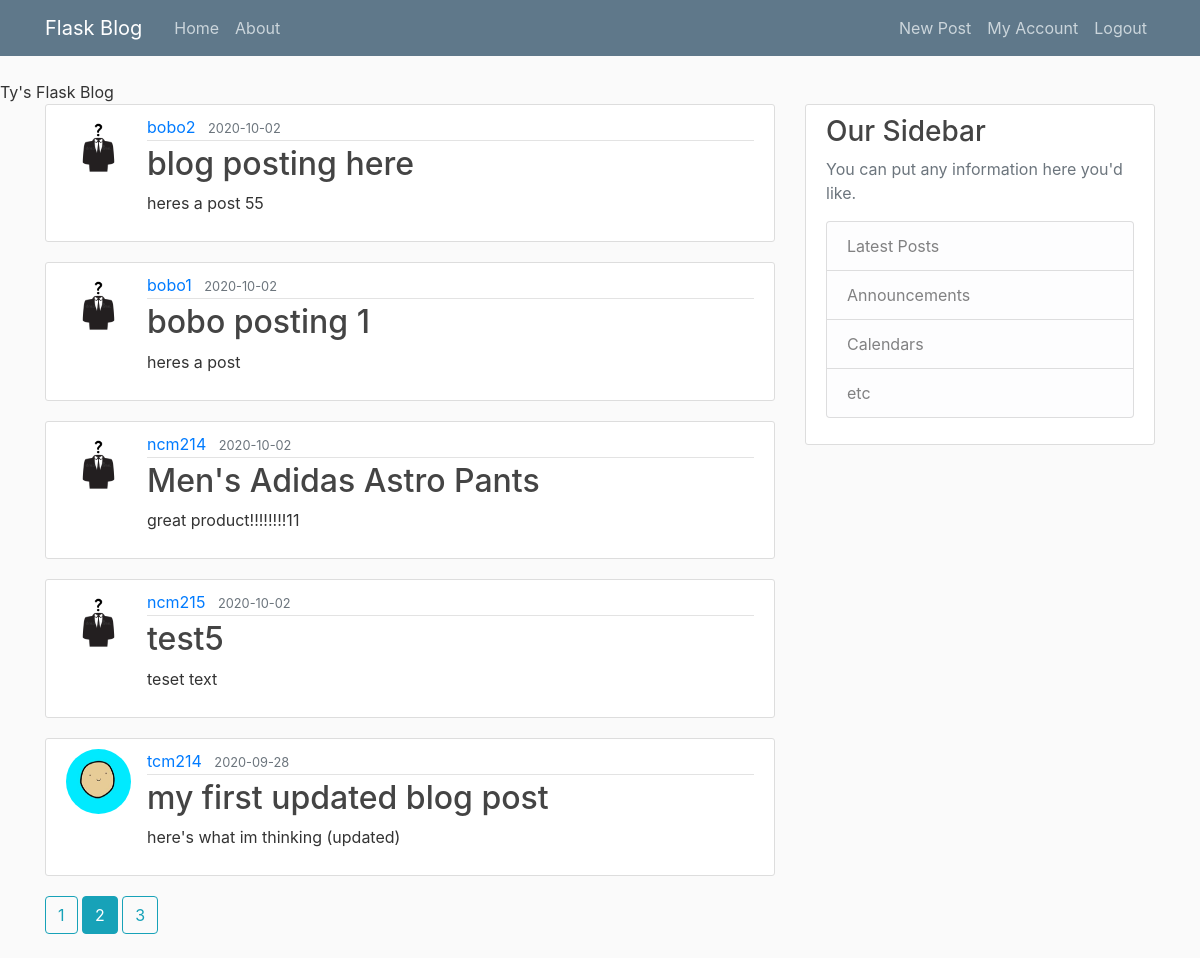
Screenshot of /home?page=2 (signed in) with the database file from the repository.
### flask_project/models.py (models this page shows, shortened)
class Post(db.Model):
	id = db.Column(db.Integer, primary_key=True)
	title = db.Column(db.String(80), nullable=False)
	date_posted = db.Column(db.DateTime, nullable=False, default=datetime.utcnow)
	content = db.Column(db.Text, nullable=False)
	user_id = db.Column(db.Integer, db.ForeignKey('user.id'), nullable=False)

class User(db.Model, UserMixin):
	id = db.Column(db.Integer, primary_key=True)
	username = db.Column(db.String(20), unique=True, nullable=False)
	email = db.Column(db.String(120), unique=True, nullable=False)
	image_file = db.Column(db.String(20), nullable=False, default='default.jpg')
	password = db.Column(db.String(60), nullable=False)
	posts = db.relationship('Post', backref='author', lazy=True)

### flask_project/routes.py (the view)
@app.route("/")
@app.route("/home")
def home():
	page = request.args.get('page', 1, type=int)
	posts = Post.query.order_by(Post.date_posted.desc()).paginate(page=page, per_page=5)
	return render_template("home.html", posts=posts)

### flask_project/models.py (called while the page is built)
@login_manager.user_loader
def load_user(user_id):
	return User.query.get(int(user_id))

### flask_project/templates/home.html
{% extends "layout.html" %}
{% block content %}
	{% for post in posts.items %}
		<article class="media content-section">
    <img class="rounded-circle article-img" src="{{ url_for('static', filename='profile_pics/' + post.author.image_file) }}">
      <div class="media-body">
        <div class="article-metadata">
          <a class="mr-2" href="#">{{ post.author.username }}</a>
          <small class="text-muted">{{ post.date_posted.strftime('%Y-%m-%d') }}</small>
        </div>
        <h2><a class="article-title" href="{{ url_for('post', post_id=post.id) }}">{{ post.title }}</a></h2>
        <p class="article-content">{{ post.content }}</p>
      </div>
    </article>
	{% endfor %}
  {% for page_num in posts.iter_pages(left_edge=1, right_edge=1, left_current=1, right_current=2) %}
    {% if page_num %}
      {% if posts.page == page_num %}
        <a class="btn btn-info mb-4"href="{{ url_for('home', page=page_num) }}">{{ page_num }}</a>
      {% else %}
        <a class="btn btn-outline-info mb-4"href="{{ url_for('home', page=page_num) }}">{{ page_num }}</a>
      {% endif %}
    {% else %}
      ...
    {% endif %}
  {% endfor %}
{% endblock content %}

### flask_project/static/main.css (style rules this page uses)
body { background: #fafafa; color: #333333; margin-top: 5rem; }
h1, h2, h3, h4, h5, h6 { color: #444444; }
.content-section { background: #ffffff; padding: 10px 20px; border: 1px solid #dddddd; border-radius: 3px; margin-bottom: 20px; }
.article-title { color: #444444; }
.article-content { white-space: pre-line; }
.article-img { height: 65px; width: 65px; margin-right: 16px; }
.article-metadata { padding-bottom: 1px; margin-bottom: 4px; border-bottom: 1px solid #e3e3e3 }

### rows the page displays
Post: image_file (placeholder picture), author.username "bobo2", date_posted "2020-10-02", title "blog posting here", content "heres a post 55"
Post: image_file (placeholder picture), author.username "bobo1", date_posted "2020-10-02", title "bobo posting 1", content "heres a post"
Post: image_file (placeholder picture), author.username "ncm214", date_posted "2020-10-02", title "Men's Adidas Astro Pants", content "great product!!!!!!!!11"
Post: image_file (placeholder picture), author.username "ncm215", date_posted "2020-10-02", title "test5", content "teset text"
Post: image_file (picture), author.username "tcm214", date_posted "2020-09-28", title "my first updated blog post", content "here's what im thinking (updated)"

### other values shown
{{ page_num }} "1" "3"
{{ page_num }} "2"
